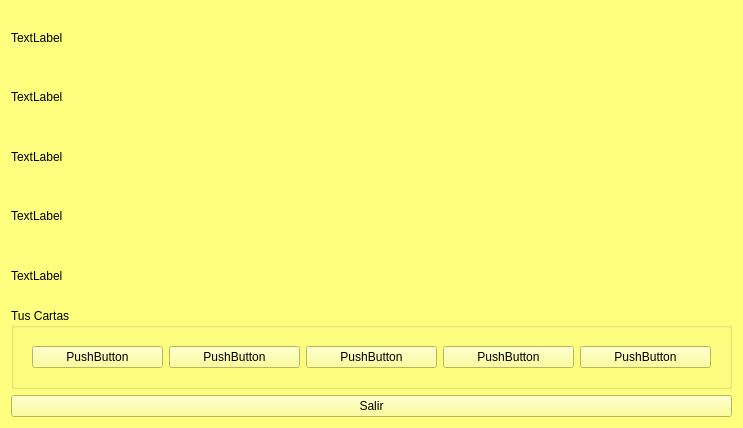
<?xml version="1.0" encoding="UTF-8"?>
<ui version="4.0">
 <class>ventanaJuego</class>
 <widget class="QWidget" name="ventanaJuego">
  <property name="geometry">
   <rect>
    <x>0</x>
    <y>0</y>
    <width>743</width>
    <height>428</height>
   </rect>
  </property>
  <property name="palette">
   <palette>
    <active>
     <colorrole role="WindowText">
      <brush brushstyle="SolidPattern">
       <color alpha="255">
        <red>0</red>
        <green>0</green>
        <blue>0</blue>
       </color>
      </brush>
     </colorrole>
     <colorrole role="Button">
      <brush brushstyle="SolidPattern">
       <color alpha="255">
        <red>255</red>
        <green>255</green>
        <blue>127</blue>
       </color>
      </brush>
     </colorrole>
     <colorrole role="Light">
      <brush brushstyle="SolidPattern">
       <color alpha="255">
        <red>255</red>
        <green>255</green>
        <blue>254</blue>
       </color>
      </brush>
     </colorrole>
     <colorrole role="Midlight">
      <brush brushstyle="SolidPattern">
       <color alpha="255">
        <red>255</red>
        <green>255</green>
        <blue>190</blue>
       </color>
      </brush>
     </colorrole>
     <colorrole role="Dark">
      <brush brushstyle="SolidPattern">
       <color alpha="255">
        <red>127</red>
        <green>127</green>
        <blue>63</blue>
       </color>
      </brush>
     </colorrole>
     <colorrole role="Mid">
      <brush brushstyle="SolidPattern">
       <color alpha="255">
        <red>170</red>
        <green>170</green>
        <blue>85</blue>
       </color>
      </brush>
     </colorrole>
     <colorrole role="Text">
      <brush brushstyle="SolidPattern">
       <color alpha="255">
        <red>0</red>
        <green>0</green>
        <blue>0</blue>
       </color>
      </brush>
     </colorrole>
     <colorrole role="BrightText">
      <brush brushstyle="SolidPattern">
       <color alpha="255">
        <red>255</red>
        <green>255</green>
        <blue>255</blue>
       </color>
      </brush>
     </colorrole>
     <colorrole role="ButtonText">
      <brush brushstyle="SolidPattern">
       <color alpha="255">
        <red>0</red>
        <green>0</green>
        <blue>0</blue>
       </color>
      </brush>
     </colorrole>
     <colorrole role="Base">
      <brush brushstyle="SolidPattern">
       <color alpha="255">
        <red>255</red>
        <green>255</green>
        <blue>255</blue>
       </color>
      </brush>
     </colorrole>
     <colorrole role="Window">
      <brush brushstyle="SolidPattern">
       <color alpha="255">
        <red>255</red>
        <green>255</green>
        <blue>127</blue>
       </color>
      </brush>
     </colorrole>
     <colorrole role="Shadow">
      <brush brushstyle="SolidPattern">
       <color alpha="255">
        <red>0</red>
        <green>0</green>
        <blue>0</blue>
       </color>
      </brush>
     </colorrole>
     <colorrole role="AlternateBase">
      <brush brushstyle="SolidPattern">
       <color alpha="255">
        <red>255</red>
        <green>255</green>
        <blue>191</blue>
       </color>
      </brush>
     </colorrole>
     <colorrole role="ToolTipBase">
      <brush brushstyle="SolidPattern">
       <color alpha="255">
        <red>255</red>
        <green>255</green>
        <blue>220</blue>
       </color>
      </brush>
     </colorrole>
     <colorrole role="ToolTipText">
      <brush brushstyle="SolidPattern">
       <color alpha="255">
        <red>0</red>
        <green>0</green>
        <blue>0</blue>
       </color>
      </brush>
     </colorrole>
     <colorrole role="PlaceholderText">
      <brush brushstyle="SolidPattern">
       <color alpha="127">
        <red>0</red>
        <green>0</green>
        <blue>0</blue>
       </color>
      </brush>
     </colorrole>
     <colorrole role="Accent">
      <brush brushstyle="SolidPattern">
       <color alpha="255">
        <red>255</red>
        <green>255</green>
        <blue>255</blue>
       </color>
      </brush>
     </colorrole>
    </active>
    <inactive>
     <colorrole role="WindowText">
      <brush brushstyle="SolidPattern">
       <color alpha="255">
        <red>0</red>
        <green>0</green>
        <blue>0</blue>
       </color>
      </brush>
     </colorrole>
     <colorrole role="Button">
      <brush brushstyle="SolidPattern">
       <color alpha="255">
        <red>255</red>
        <green>255</green>
        <blue>127</blue>
       </color>
      </brush>
     </colorrole>
     <colorrole role="Light">
      <brush brushstyle="SolidPattern">
       <color alpha="255">
        <red>255</red>
        <green>255</green>
        <blue>254</blue>
       </color>
      </brush>
     </colorrole>
     <colorrole role="Midlight">
      <brush brushstyle="SolidPattern">
       <color alpha="255">
        <red>255</red>
        <green>255</green>
        <blue>190</blue>
       </color>
      </brush>
     </colorrole>
     <colorrole role="Dark">
      <brush brushstyle="SolidPattern">
       <color alpha="255">
        <red>127</red>
        <green>127</green>
        <blue>63</blue>
       </color>
      </brush>
     </colorrole>
     <colorrole role="Mid">
      <brush brushstyle="SolidPattern">
       <color alpha="255">
        <red>170</red>
        <green>170</green>
        <blue>85</blue>
       </color>
      </brush>
     </colorrole>
     <colorrole role="Text">
      <brush brushstyle="SolidPattern">
       <color alpha="255">
        <red>0</red>
        <green>0</green>
        <blue>0</blue>
       </color>
      </brush>
     </colorrole>
     <colorrole role="BrightText">
      <brush brushstyle="SolidPattern">
       <color alpha="255">
        <red>255</red>
        <green>255</green>
        <blue>255</blue>
       </color>
      </brush>
     </colorrole>
     <colorrole role="ButtonText">
      <brush brushstyle="SolidPattern">
       <color alpha="255">
        <red>0</red>
        <green>0</green>
        <blue>0</blue>
       </color>
      </brush>
     </colorrole>
     <colorrole role="Base">
      <brush brushstyle="SolidPattern">
       <color alpha="255">
        <red>255</red>
        <green>255</green>
        <blue>255</blue>
       </color>
      </brush>
     </colorrole>
     <colorrole role="Window">
      <brush brushstyle="SolidPattern">
       <color alpha="255">
        <red>255</red>
        <green>255</green>
        <blue>127</blue>
       </color>
      </brush>
     </colorrole>
     <colorrole role="Shadow">
      <brush brushstyle="SolidPattern">
       <color alpha="255">
        <red>0</red>
        <green>0</green>
        <blue>0</blue>
       </color>
      </brush>
     </colorrole>
     <colorrole role="AlternateBase">
      <brush brushstyle="SolidPattern">
       <color alpha="255">
        <red>255</red>
        <green>255</green>
        <blue>191</blue>
       </color>
      </brush>
     </colorrole>
     <colorrole role="ToolTipBase">
      <brush brushstyle="SolidPattern">
       <color alpha="255">
        <red>255</red>
        <green>255</green>
        <blue>220</blue>
       </color>
      </brush>
     </colorrole>
     <colorrole role="ToolTipText">
      <brush brushstyle="SolidPattern">
       <color alpha="255">
        <red>0</red>
        <green>0</green>
        <blue>0</blue>
       </color>
      </brush>
     </colorrole>
     <colorrole role="PlaceholderText">
      <brush brushstyle="SolidPattern">
       <color alpha="127">
        <red>0</red>
        <green>0</green>
        <blue>0</blue>
       </color>
      </brush>
     </colorrole>
     <colorrole role="Accent">
      <brush brushstyle="SolidPattern">
       <color alpha="255">
        <red>255</red>
        <green>255</green>
        <blue>255</blue>
       </color>
      </brush>
     </colorrole>
    </inactive>
    <disabled>
     <colorrole role="WindowText">
      <brush brushstyle="SolidPattern">
       <color alpha="255">
        <red>127</red>
        <green>127</green>
        <blue>63</blue>
       </color>
      </brush>
     </colorrole>
     <colorrole role="Button">
      <brush brushstyle="SolidPattern">
       <color alpha="255">
        <red>255</red>
        <green>255</green>
        <blue>127</blue>
       </color>
      </brush>
     </colorrole>
     <colorrole role="Light">
      <brush brushstyle="SolidPattern">
       <color alpha="255">
        <red>255</red>
        <green>255</green>
        <blue>254</blue>
       </color>
      </brush>
     </colorrole>
     <colorrole role="Midlight">
      <brush brushstyle="SolidPattern">
       <color alpha="255">
        <red>255</red>
        <green>255</green>
        <blue>190</blue>
       </color>
      </brush>
     </colorrole>
     <colorrole role="Dark">
      <brush brushstyle="SolidPattern">
       <color alpha="255">
        <red>127</red>
        <green>127</green>
        <blue>63</blue>
       </color>
      </brush>
     </colorrole>
     <colorrole role="Mid">
      <brush brushstyle="SolidPattern">
       <color alpha="255">
        <red>170</red>
        <green>170</green>
        <blue>85</blue>
       </color>
      </brush>
     </colorrole>
     <colorrole role="Text">
      <brush brushstyle="SolidPattern">
       <color alpha="255">
        <red>127</red>
        <green>127</green>
        <blue>63</blue>
       </color>
      </brush>
     </colorrole>
     <colorrole role="BrightText">
      <brush brushstyle="SolidPattern">
       <color alpha="255">
        <red>255</red>
        <green>255</green>
        <blue>255</blue>
       </color>
      </brush>
     </colorrole>
     <colorrole role="ButtonText">
      <brush brushstyle="SolidPattern">
       <color alpha="255">
        <red>127</red>
        <green>127</green>
        <blue>63</blue>
       </color>
      </brush>
     </colorrole>
     <colorrole role="Base">
      <brush brushstyle="SolidPattern">
       <color alpha="255">
        <red>255</red>
        <green>255</green>
        <blue>127</blue>
       </color>
      </brush>
     </colorrole>
     <colorrole role="Window">
      <brush brushstyle="SolidPattern">
       <color alpha="255">
        <red>255</red>
        <green>255</green>
        <blue>127</blue>
       </color>
      </brush>
     </colorrole>
     <colorrole role="Shadow">
      <brush brushstyle="SolidPattern">
       <color alpha="255">
        <red>0</red>
        <green>0</green>
        <blue>0</blue>
       </color>
      </brush>
     </colorrole>
     <colorrole role="AlternateBase">
      <brush brushstyle="SolidPattern">
       <color alpha="255">
        <red>255</red>
        <green>255</green>
        <blue>127</blue>
       </color>
      </brush>
     </colorrole>
     <colorrole role="ToolTipBase">
      <brush brushstyle="SolidPattern">
       <color alpha="255">
        <red>255</red>
        <green>255</green>
        <blue>220</blue>
       </color>
      </brush>
     </colorrole>
     <colorrole role="ToolTipText">
      <brush brushstyle="SolidPattern">
       <color alpha="255">
        <red>0</red>
        <green>0</green>
        <blue>0</blue>
       </color>
      </brush>
     </colorrole>
     <colorrole role="PlaceholderText">
      <brush brushstyle="SolidPattern">
       <color alpha="127">
        <red>127</red>
        <green>127</green>
        <blue>63</blue>
       </color>
      </brush>
     </colorrole>
     <colorrole role="Accent">
      <brush brushstyle="SolidPattern">
       <color alpha="255">
        <red>255</red>
        <green>255</green>
        <blue>203</blue>
       </color>
      </brush>
     </colorrole>
    </disabled>
   </palette>
  </property>
  <property name="windowTitle">
   <string>Form</string>
  </property>
  <layout class="QVBoxLayout" name="verticalLayout">
   <item>
    <widget class="QLabel" name="labelTurnoActual">
     <property name="text">
      <string>TextLabel</string>
     </property>
    </widget>
   </item>
   <item>
    <widget class="QLabel" name="labelMesa">
     <property name="text">
      <string>TextLabel</string>
     </property>
    </widget>
   </item>
   <item>
    <widget class="QLabel" name="labelMensajes">
     <property name="text">
      <string>TextLabel</string>
     </property>
    </widget>
   </item>
   <item>
    <widget class="QLabel" name="labelPuntajes">
     <property name="text">
      <string>TextLabel</string>
     </property>
    </widget>
   </item>
   <item>
    <widget class="QLabel" name="labelCarton">
     <property name="text">
      <string>TextLabel</string>
     </property>
    </widget>
   </item>
   <item>
    <widget class="QGroupBox" name="layoutCartasJugador">
     <property name="title">
      <string>Tus Cartas</string>
     </property>
     <layout class="QHBoxLayout" name="horizontalLayout">
      <item>
       <widget class="QWidget" name="contenedorCartasJugador" native="true">
        <layout class="QHBoxLayout" name="horizontalLayout_2">
         <item>
          <widget class="QPushButton" name="btnCarta2">
           <property name="text">
            <string>PushButton</string>
           </property>
          </widget>
         </item>
         <item>
          <widget class="QPushButton" name="btnCarta3">
           <property name="text">
            <string>PushButton</string>
           </property>
          </widget>
         </item>
         <item>
          <widget class="QPushButton" name="btnCarta5">
           <property name="text">
            <string>PushButton</string>
           </property>
          </widget>
         </item>
         <item>
          <widget class="QPushButton" name="btnCarta4">
           <property name="text">
            <string>PushButton</string>
           </property>
          </widget>
         </item>
         <item>
          <widget class="QPushButton" name="btnCarta1">
           <property name="text">
            <string>PushButton</string>
           </property>
          </widget>
         </item>
        </layout>
       </widget>
      </item>
     </layout>
    </widget>
   </item>
   <item>
    <widget class="QPushButton" name="btnSalir">
     <property name="text">
      <string>Salir</string>
     </property>
    </widget>
   </item>
  </layout>
 </widget>
 <resources/>
 <connections/>
</ui>
